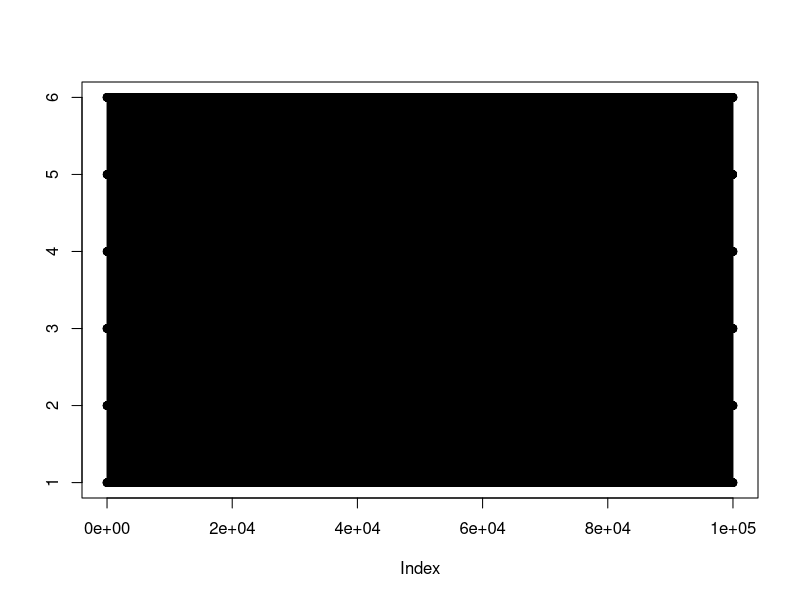
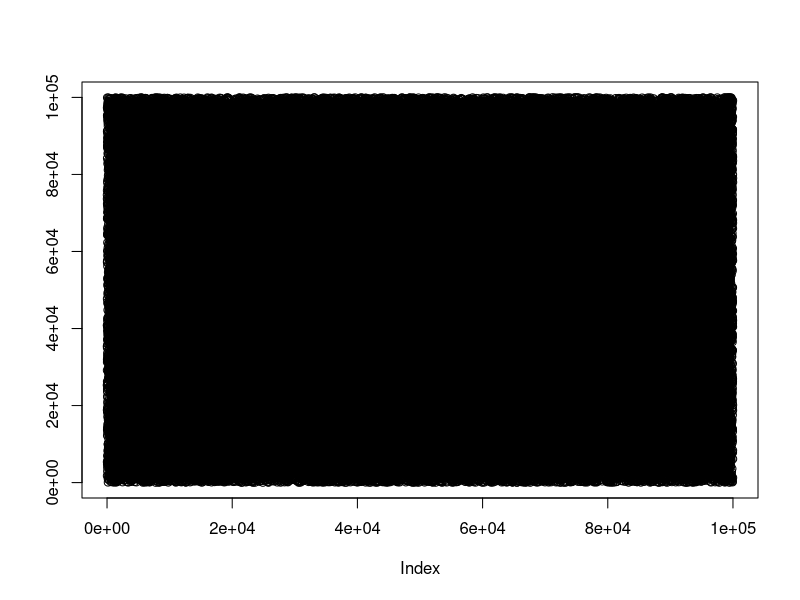
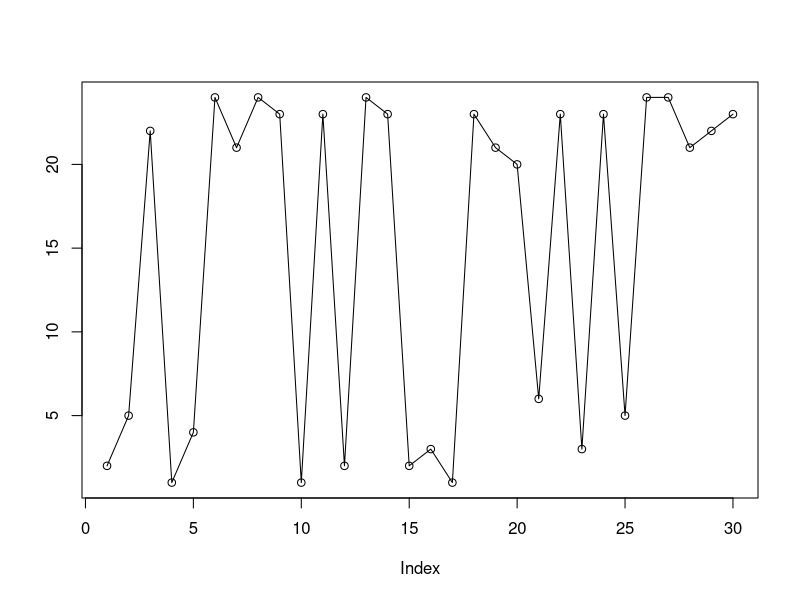
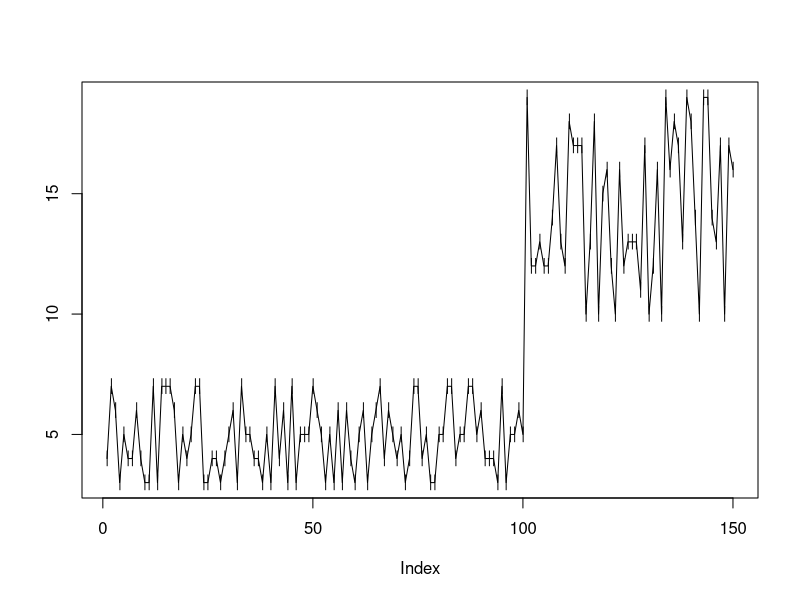
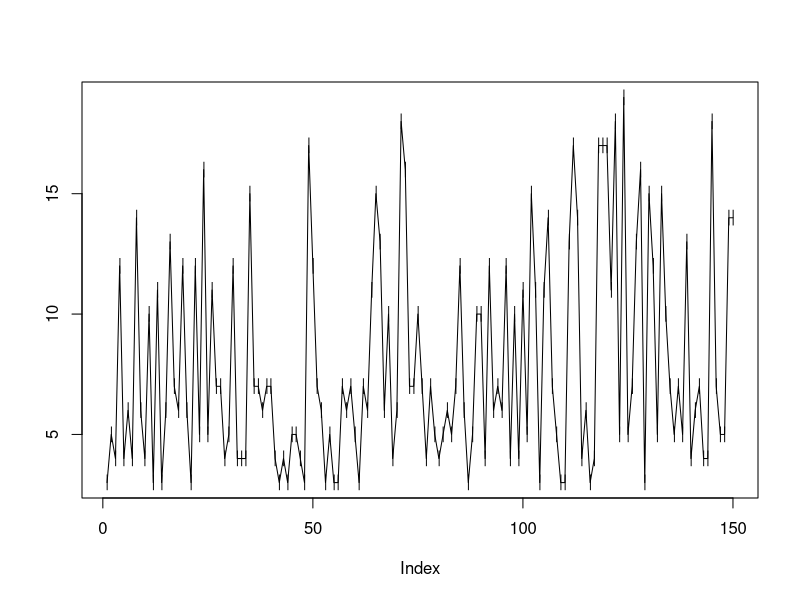
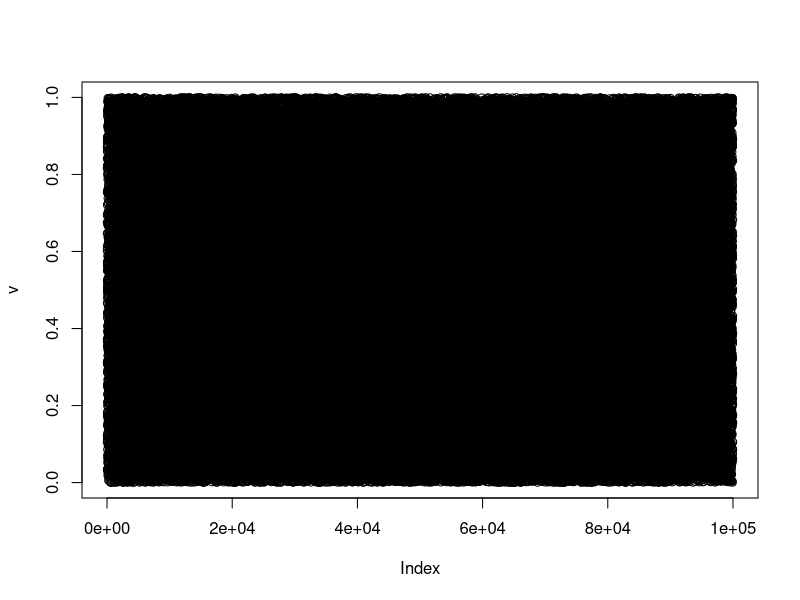
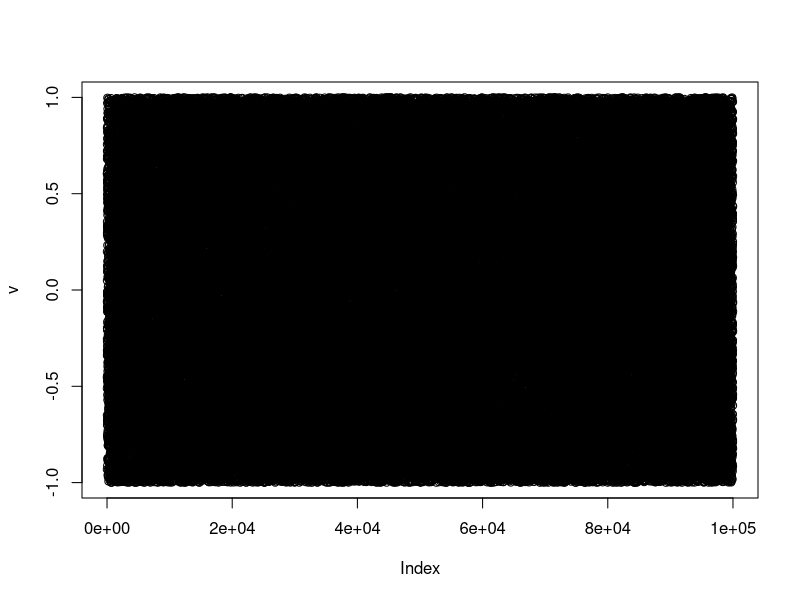
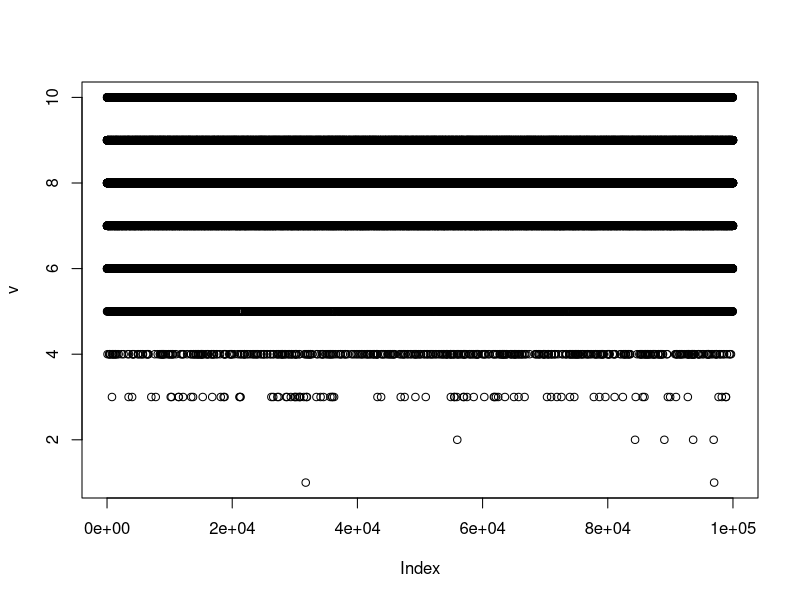

The R source for these figures, in order:
rm(list = ls())
# roll a dice
cases <- 6
# cases <- 2
rep <- 20
seed <- 28
set.seed(seed)
v1 <- vector(length = rep)
for (i in 1:rep)
  v1[i] <- sample.int(cases,1)
print(v1)
set.seed(seed)
v2 <- sample.int(cases, rep, 
                 replace = TRUE,
                 prob = c(0.1,0.1,0.1,0.1,0.1,0.5))
print(v2)

n <- 100000
# roll a dice n times
v <- sample.int(6,n,replace = T)
plot(v, type = 'o', ylab = '')

# permutation of first n integers
v <- sample.int(n)
plot(v, type = 'o', ylab = '')

v <- runif(n)
#plot(v, type = 'o', ylab = '')
summary(v)

v <- sample(c("H","T"), 10, replace = T)
print(v)

# random integers in two separate intervals
# 1-6 and 20-24
range <- c(1:6,20:24)
v <- sample(range,30,replace = T)
plot(v, type = 'o', ylab = '')

# a hand of french playing cards
# load cards into a one column data frame (default col name V1)
fpc <- read.csv("fpc.txt", stringsAsFactors = F, header = F) 
# permutation and vector to matrix
hand <- matrix(data = sample(fpc$V1), nrow = 4) #
# sort rows
hand <- apply(hand, 1, sort)
print(hand)

# generate random numbers over two disjoint integer intervals
int1 <- 3:7
int2 <- 10:19
n1 <- 100
n2 <- 50
v <- c(sample(int1, n1, replace = T)
      ,sample(int2, n2, replace = T)
      )
v # not good: the numbers of the two intervals are separated
plot(v, type = 'o', pch = '|', ylab = '')

v1 <- sample(int1, n1, replace = T)
v2 <- sample(int2, n2, replace = T)
v <- sample(c(v1,v2)) # good: the additional shuffling 
                      # mixes the numbers of the two intervals
plot(v, type = 'o', pch = '|', ylab = '')

# uniform 0:1
v <- runif(n)
plot(v)
v <- runif(n, min = -1, max = 1)
plot(v)

# binomial
v <- rbinom(n, 10, 0.8)
plot(v)

# ################################### #
# generate a minesweeper field        #
# given the number of bombs           #
# and the size of the field           #
# ################################### #
n <- 8         # size of the field
n_bomb <- 5    # number of bombs
# - generate a vector with B and spaces
#   the number of B elements is n_bomb
# - with sample generate a random permutation
#   of the vector
# - with matrix generate the squared schema
matrix(sample(c(rep("B", n_bomb),
                rep(" ", n^2-n_bomb))
              ),
       nrow = n)


# ########################################### #
# Generate points inside a rectangle          #
# given bottom left and top right coordinates #
# ########################################### #
blx <-0
bly <-0
trx <- 2
try <- 3
n <- 10000
x <- runif(n, min = blx, max = trx)
y <- runif(n, min = bly, max = try)
plot(x,y)


# ########################################### #
# Generate a Ruzzle schema                    #
# given bottom left and top right coordinates #
# ########################################### #
ruzzle <- sample(letters,16,replace = T)
ruzzle <- matrix(ruzzle, nrow = 4)
# each letter has the same probability
print(ruzzle)

# read the file of letter probabilities
side <- 4
letter_freq <- read.csv(  "letter_freq.csv"
                          , header = FALSE
                          , sep = ";")
ruzzle <- matrix(  sample(  letter_freq$V1
                            , side^2
                            , replace = TRUE
                            , prob = letter_freq$V2
)
, nrow = side)

# 
print(ruzzle)
